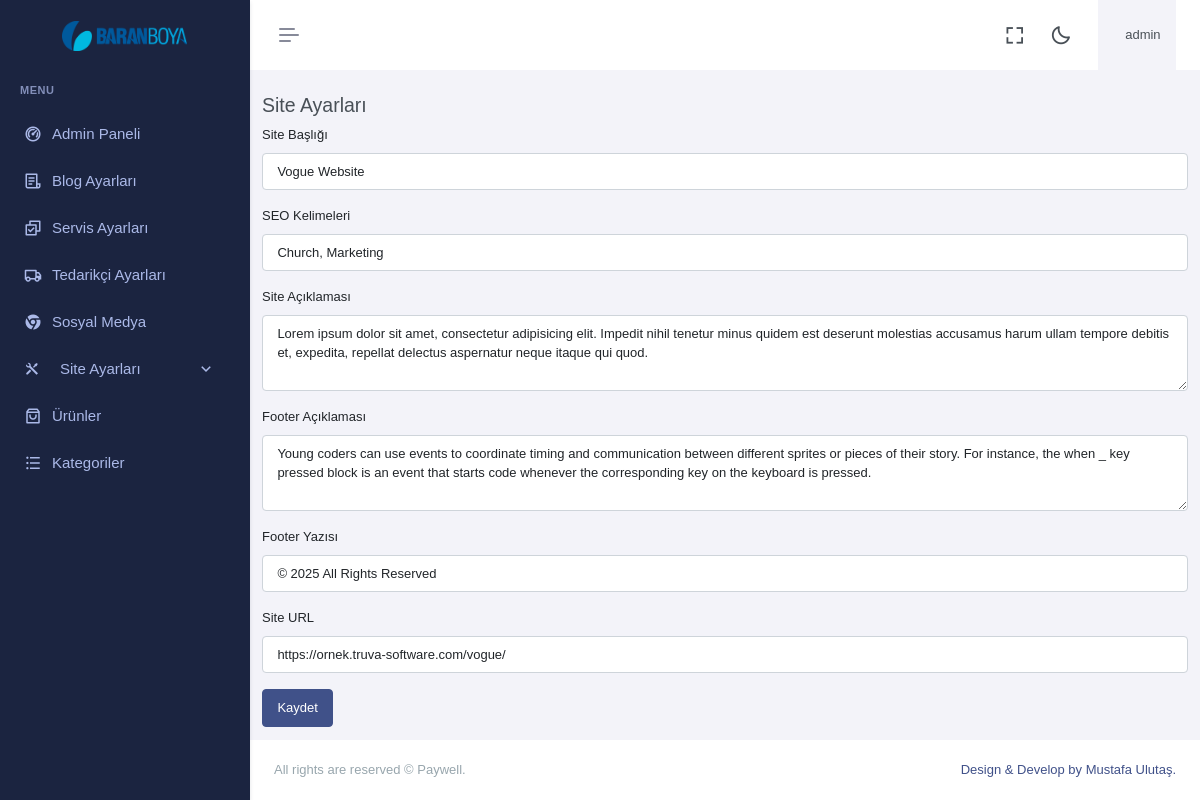
/dashboard/siteconfig.php (signed in), run on the app's committed database.
### tables this page shows
CREATE TABLE `logo` (
  `id` int(11) NOT NULL,
  `logo` varchar(1000) NOT NULL,
  `updated_at` timestamp NOT NULL DEFAULT current_timestamp() ON UPDATE current_timestamp()
);

CREATE TABLE IF NOT EXISTS `siteconfig` (
  `id` int(11) NOT NULL,
  `site_keyword` varchar(1000) NOT NULL,
  `site_desc` varchar(500) NOT NULL,
  `site_title` varchar(300) NOT NULL,
  `site_about` varchar(1000) NOT NULL,
  `site_footer` varchar(1000) NOT NULL,
  `follow_text` varchar(1000) NOT NULL,
  `site_url` varchar(50) NOT NULL,
  `updated_at` timestamp NOT NULL DEFAULT current_timestamp() ON UPDATE current_timestamp()
);

### dashboard/siteconfig.php (the view, shortened to what this page needs)
<?php
require __DIR__ . '/init.php';
$config = mysqli_fetch_assoc(mysqli_query($con, "SELECT * FROM siteconfig WHERE id=1"));
include "header.php";
include "sidebar.php";
?>
<div class="main-content">
  <div class="page-content container-fluid">
    <h4>Site Ayarları</h4>
    <form method="post">
      <div class="mb-3">
        <label>Site Başlığı</label>
        <input name="site_title" class="form-control"
               value="<?= htmlspecialchars($config['site_title']) ?>">
      </div>
      <div class="mb-3">
        <label>SEO Kelimeleri</label>
        <input name="site_keyword" class="form-control"
               value="<?= htmlspecialchars($config['site_keyword']) ?>">
      </div>
      <div class="mb-3">
        <label>Site Açıklaması</label>
        <textarea name="site_desc" class="form-control" rows="3"><?= htmlspecialchars($config['site_desc']) ?></textarea>
      </div>
      <div class="mb-3">
        <label>Footer Açıklaması</label>
        <textarea name="site_about" class="form-control" rows="3"><?= htmlspecialchars($config['site_about']) ?></textarea>
      </div>
      <div class="mb-3">
        <label>Footer Yazısı</label>
        <input name="site_footer" class="form-control"
               value="<?= htmlspecialchars($config['site_footer']) ?>">
      </div>
      <div class="mb-3">
        <label>Site URL</label>
        <input name="site_url" type="url" class="form-control"
               value="<?= htmlspecialchars($config['site_url']) ?>">
      </div>
      <button class="btn btn-primary">Kaydet</button>
    </form>
  </div>
</div>
<?php include "footer.php"; ?>

### dashboard/sidebar.php (shortened to what this page needs)
<?php
require __DIR__ . '/init.php';
?>
<div class="app-menu navbar-menu">
  <div class="navbar-brand-box">
    <?php
    $rr = mysqli_query($con, "SELECT logo FROM logo");
    $r = mysqli_fetch_row($rr);
    $ufile = $r[0];
    ?>
    <a href="home" class="logo logo-light">
      <span class="logo-lg">
        <img src="../assets/img/logo/<?php print $ufile ?>" alt="" height="30">
      </span>
    </a>
  </div>
  <div id="scrollbar">
    <div class="container-fluid">
      <ul class="navbar-nav" id="navbar-nav">
        <li class="menu-title"><span data-key="t-menu">Menu</span></li>
        <li class="nav-item">
          <a href="home" class="nav-link" data-key="t-analytics"> <i class="ri-dashboard-2-line"></i> <span
              data-key="t-dashboards"> Admin Paneli </span></a>
        </li>
        <li class="nav-item">
          <a class="nav-link menu-link" href="blog" role="button" aria-expanded="true" aria-controls="sidebarLanding">
            <i class="ri-file-list-3-line"></i> <span data-key="t-landing">Blog Ayarları</span>
          </a>
        </li>
        <li class="nav-item">
          <a class="nav-link menu-link" href="services" role="button" aria-expanded="true"
            aria-controls="sidebarLanding">
            <i class="ri-checkbox-multiple-line"></i> <span data-key="t-landing">Servis Ayarları</span>
          </a>
        </li>
        <li class="nav-item">
          <a class="nav-link menu-link" href="suppliers" role="button" aria-expanded="true"
            aria-controls="sidebarLanding">
            <i class="ri-truck-line"></i> <span data-key="t-landing">Tedarikçi Ayarları</span>
          </a>
        </li>
        <li class="nav-item">
          <a class="nav-link menu-link" href="socials" role="button" aria-expanded="true"
            aria-controls="sidebarLanding">
            <i class="ri-chrome-fill"></i> <span data-key="t-landing">Sosyal Medya</span>
          </a>
        </li>
        <li class="nav-item">
          <a class="nav-link site-settings-toggle collapsed" data-bs-toggle="collapse" href="#sidebarSiteSettings"
            role="button" aria-expanded="false" aria-controls="sidebarSiteSettings">
            <i class="ri-tools-fill fs-5"></i>
            <span class="ms-2 flex-grow-1">Site Ayarları</span>
            <i class="ri-arrow-down-s-line site-settings-arrow ms-auto"></i>
          </a>
        </li>
        <li class="nav-item">
          <a class="nav-link menu-link" href="products" role="button" aria-expanded="true"
            aria-controls="sidebarLanding">
            <i class="ri-shopping-bag-3-line"></i> <span data-key="t-landing"> Ürünler </span>
          </a>
        </li>
        <li class="nav-item">
          <a class="nav-link menu-link" href="categorys" role="button" aria-expanded="true"
            aria-controls="sidebarLanding">
            <i class="ri-list-unordered"></i> <span data-key="t-landing"> Kategoriler </span>
          </a>
        </li>
      </ul>
    </div>
  </div>
  <div class="sidebar-background"></div>
</div>

### data on the page
logo: logo (picture)
siteconfig: site_title "Vogue Website", site_keyword "Church, Marketing", site_desc "Lorem ipsum dolor sit amet, consectetur adipisicing elit. Impedit nihil tenetur minus quidem est deserunt molestias accusamus harum ullam tempore debitis et, expedita, repellat delectus aspernatur neque itaque qui quod.", site_about "Young coders can use events to coordinate timing and communication between different sprites or pieces of their story. For instance, the when _ key pressed block is an event that starts code whenever the corresponding key on the keyboard is pressed.", site_footer "© 2025 All Rights Reserved", site_url "https://ornek.truva-software.com/vogue/"

### other printed values
$username "admin"
